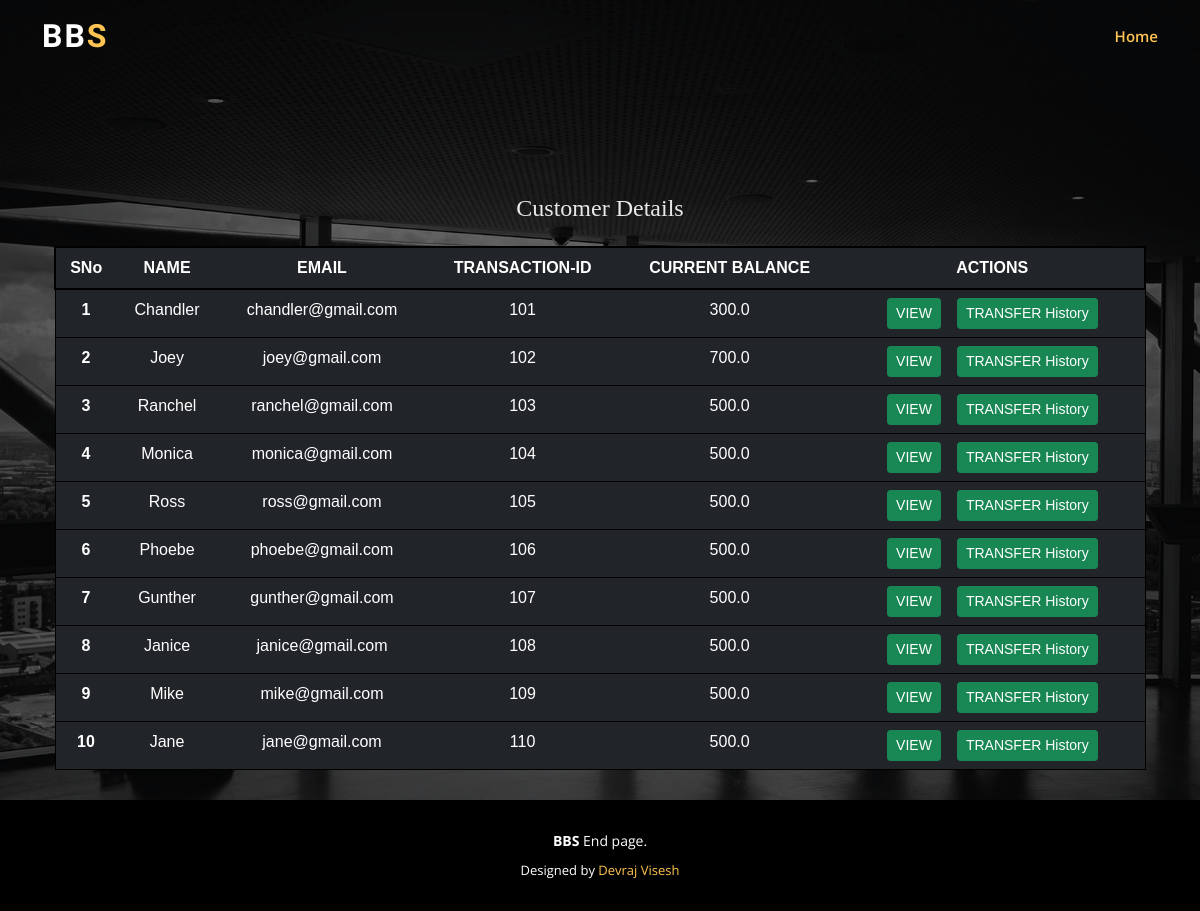
The page /viewallcust on the database as committed earlier.
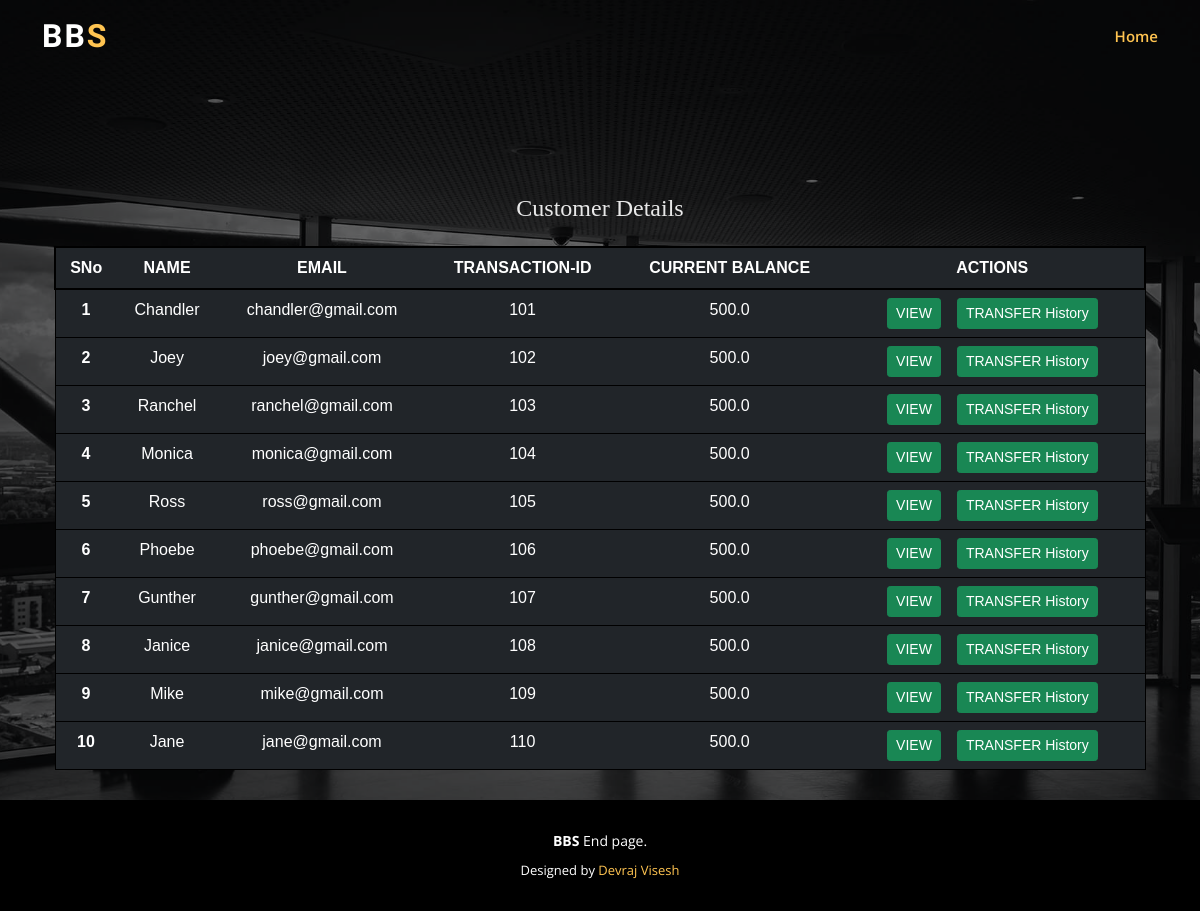
The same page on the database as committed later.
### tables this page shows
CREATE TABLE customer1
               (sno INTEGER,name TEXT,email TEXT,transactionid INTEGER,current REAL);

### code/bank.py (the view)
@app.route('/viewallcust')
def getallcust():
    conn = sqlite3.connect('bankdatabase.db')
    conn.row_factory = sqlite3.Row
    c = conn.cursor()
    c.execute("SELECT * FROM customer1")
    allcustomer = c.fetchall()
    print(allcustomer)
    conn.commit()
    conn.close()
    return render_template('new_views.html', allcustomer=allcustomer)

### code/templates/new_views.html (shortened to what this page needs)
<!DOCTYPE html>
<html lang="en">
<head>
  <link href="{{ url_for('static', filename = 'assets/vendor/aos/aos.css') }}" rel="stylesheet">
  <link href="{{ url_for('static', filename = 'assets/vendor/bootstrap/css/bootstrap.min.css') }}" rel="stylesheet">
  <link href="{{ url_for('static', filename = 'assets/vendor/bootstrap-icons/bootstrap-icons.css') }}" rel="stylesheet">
  <link href="{{ url_for('static', filename = 'assets/vendor/boxicons/css/boxicons.min.css') }}" rel="stylesheet">
  <link href="{{ url_for('static', filename = 'assets/vendor/glightbox/css/glightbox.min.css') }}" rel="stylesheet">
  <link href="{{ url_for('static', filename = 'assets/vendor/remixicon/remixicon.css') }}" rel="stylesheet">
  <link href="{{ url_for('static', filename = 'assets/vendor/swiper/swiper-bundle.min.css') }}" rel="stylesheet">
  <link href="{{ url_for('static', filename = 'assets/css/style.css') }}" rel="stylesheet">
</head>
<body>
  <header id="header" class="fixed-top ">
    <div class="container d-flex align-items-center justify-content-lg-between">
      <h1 class="logo me-auto me-lg-0"><a href="/">BB<span>S</span></a></h1>
      <nav id="navbar" class="navbar order-last order-lg-0">
        <ul>
          <li><a class="nav-link scrollto active" href="/" style="text-align: center;">Home</a></li>
        </ul>
      </nav>
    </div>
  </header>
  <section id="hero" class="d-flex align-items-center justify-content-center">
    <div class="container" data-aos="fade-up">
      {% block body %}
      <div class="container my-5" style="padding-top: 80px;">
        <table class="table table-dark">
          <thead>
            <b> <h2 style="font-family: 'Times New Roman', Times, serif;">Customer Details</h2></b>
            <br>
            <tr style="border: 2px solid black; font-family: Arial, Helvetica, sans-serif;">
              <th scope="col">SNo</th>
              <th scope="col">NAME</th>
              <th scope="col">EMAIL</th>
              <th scope="col">TRANSACTION-ID</th>
              <th scope="col">CURRENT BALANCE</th>
              <th scope="col">ACTIONS</th>
            </tr>
          </thead>
          <tbody>
            {% for details in allcustomer %}
            <tr style="border: 1px solid black; font-family: Arial, Helvetica, sans-serif;">
              <th scope="row">{{loop.index}}</th>
              <td scope="col">{{details["name"]}}</td>
              <td scope="col">{{details["email"]}}</td>
              <td scope="col">{{details["transactionid"]}}</td>
              <td scope="col">{{details["current"]}}</td>
              <td>
                <a href="/view/{{details['sno']}}" type="button" class="btn btn-success btn-sm mx-2">VIEW</button>
                  <a href="/viewalltranc/{{details['sno']}}" type="button" class="btn btn-success btn-sm mx-2">TRANSFER History</button>
              </td>
            </tr>
            {% endfor %}
          </tbody>
        </table>
      </div>
      {% endblock body %}
    </div>
    <br>
  </section>
  <main id="main">
    <footer id="footer">
        <div class="copyright">
          <strong><span>BBS</span></strong> End page.
        </div>
        <div class="credits">
          Designed by <a href="">Devraj Visesh</a>
        </div>
    </footer>
</body>
</html>

Rows that differ between the two databases and show on the page:
changed customer1 "Chandler": current "300.0" → "500.0"
changed customer1 "Joey": current "700.0" → "500.0"
